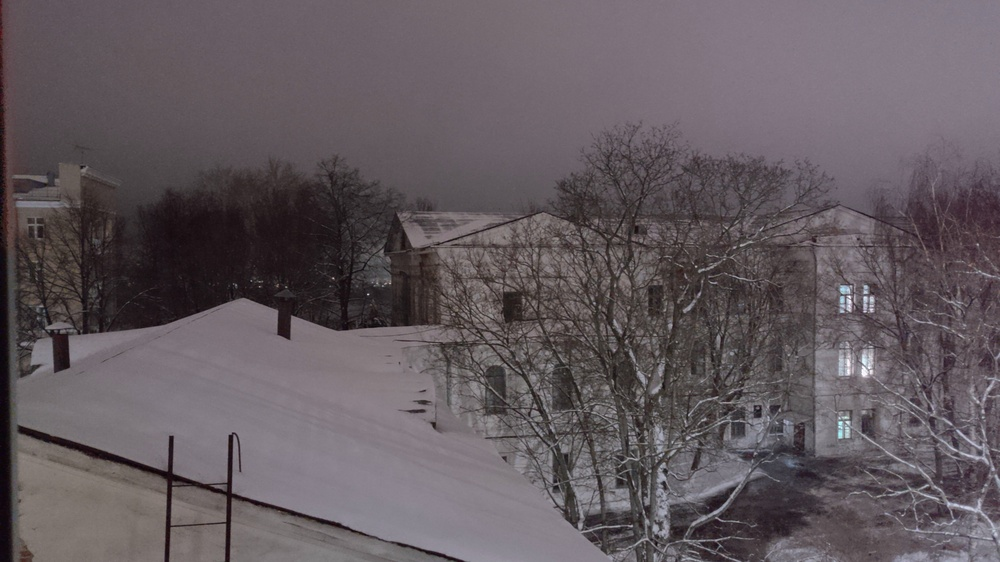
#> input picture last_photos/IMG_20241206_175647.jpg, 1000 x 562 px, shrunk from 3840 x 2160 before the run, given in place of camera.jpg, which was not available
$ jupyter execute --allow-errors main.ipynb
#> lines starting #> are read from the running program, lines starting #| are printed output that depends on the picture; pictures that were not available may be replaced by others from this repository, and a replacement may not be noted
[cell 1]
import cv2
import matplotlib.pyplot as plt
import numpy as np

[cell 2]
def crop_img(img, scale=1.0):
    center_x, center_y = img.shape[1] / 2, img.shape[0] / 2
    width_scaled, height_scaled = img.shape[1] * scale, img.shape[0] * scale
    left_x, right_x = center_x - width_scaled / 2, center_x + width_scaled / 2
    top_y, bottom_y = center_y - height_scaled / 2, center_y + height_scaled / 2
    img_cropped = img[int(top_y):int(bottom_y), int(left_x):int(right_x)]

[cell 3]
image1 = cv2.imread('camera.jpg')
#> image1 is the input picture: shape (562, 1000, 3); mean B, G, R 94.7, 89.7, 98.6
image2 = cv2.imread('kvadra.jpg')
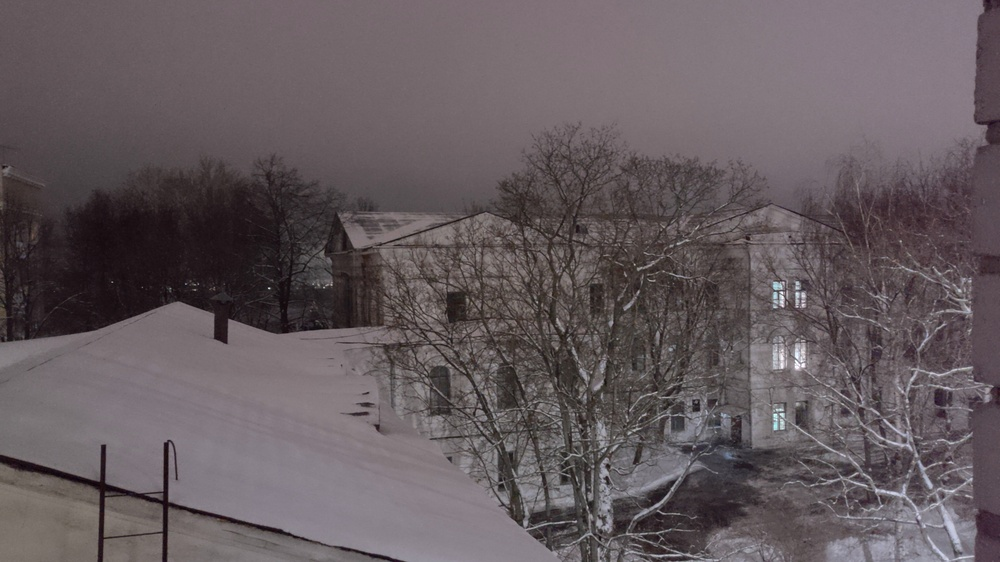
#> input picture last_photos/kvadra.jpg, 1000 x 562 px, shrunk from 3840 x 2160 before the run, found by its file name
#> image2 is the input picture: shape (562, 1000, 3); mean B, G, R 94.1, 90.4, 100.2

#> (a cell that did not finish here is left out)

[cell 5]
gray1 = cv2.cvtColor(image1, cv2.COLOR_BGR2GRAY)
gray2 = cv2.cvtColor(image2, cv2.COLOR_BGR2GRAY)

orb = cv2.ORB_create()

keypoints1, descriptors1 = orb.detectAndCompute(gray1, None)
#> keypoints1 = 500 keypoints; strongest (x, y, size): (849, 297, 31), (864, 297, 31), (847, 422, 31), (848, 296, 37.2)
keypoints2, descriptors2 = orb.detectAndCompute(gray2, None)
#> keypoints2 = 500 keypoints; strongest (x, y, size): (782, 293, 31), (781, 414, 31), (775, 293, 31), (783, 414, 31)

bf = cv2.BFMatcher(cv2.NORM_L2, crossCheck=True)

# Сопоставляем дескрипторы
matches = bf.match(descriptors1, descriptors2)
#> matches = 262 matches

# Сортируем совпадения по расстоянию
matches = sorted(matches, key=lambda x: x.distance)

src_pts = np.float32([keypoints1[m.queryIdx].pt for m in matches]).reshape(-1, 1, 2)
#> src_pts = 262 rows, first 8: [433.6, 318.9], [862.9, 421], [870.9, 371.2], [838.6, 433], [652.1, 387], [554.4, 486.7], [233.3, 490.8], [293.6, 318.5]
dst_pts = np.float32([keypoints2[m.trainIdx].pt for m in matches]).reshape(-1, 1, 2)
#> dst_pts = 262 rows, first 8: [376.2, 318.9], [797.3, 412.1], [802.5, 365], [773.9, 425.5], [594.8, 383.4], [499.7, 485.3], [169.3, 499.4], [228.9, 321]

H, mask = cv2.findHomography(src_pts, dst_pts, cv2.RANSAC, 5)
#> H = [[1.1, 0.0172, -91.38], [0.0166, 1.06, -9.51], [0.000101, 1.01e-05, 1]]; mask = 262 values, max 1 at index 0, min 0 at index 85, mean 0.87

[cell 6]
image1 = cv2.warpPerspective(image1, H, (image2.shape[1], image2.shape[0]))
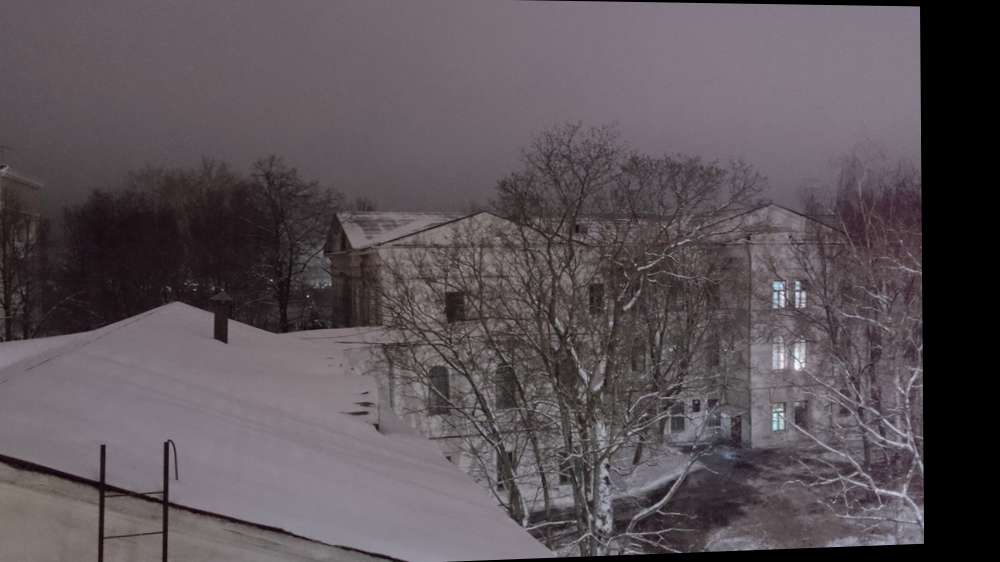
#> image1: shape (562, 1000, 3); mean B, G, R 87.3, 82.5, 90.6
# image2 = cv2.warpPerspective(image2, H, (image2.shape[1], image2.shape[0]))

[cell 7]
plt.figure(figsize=(15, 10))
plt.subplot(1, 2, 1)
plt.imshow(cv2.cvtColor(image1, cv2.COLOR_BGR2RGB))
plt.title('Image 1')
plt.axis('off')

plt.subplot(1, 2, 2)
plt.imshow(cv2.cvtColor(image2, cv2.COLOR_BGR2RGB))
plt.title('Image 2')
plt.axis('off')
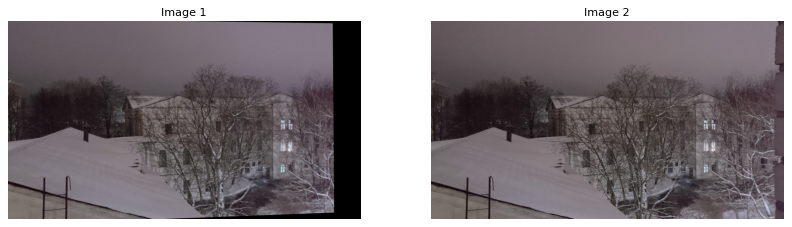
#> figure drawn by matplotlib, 2 panels

[cell 8]
cv2.imwrite(image1, 'res_image1.jpg')
cv2.imwrite(image2, 'res_image2.jpg')
#> Out = True
